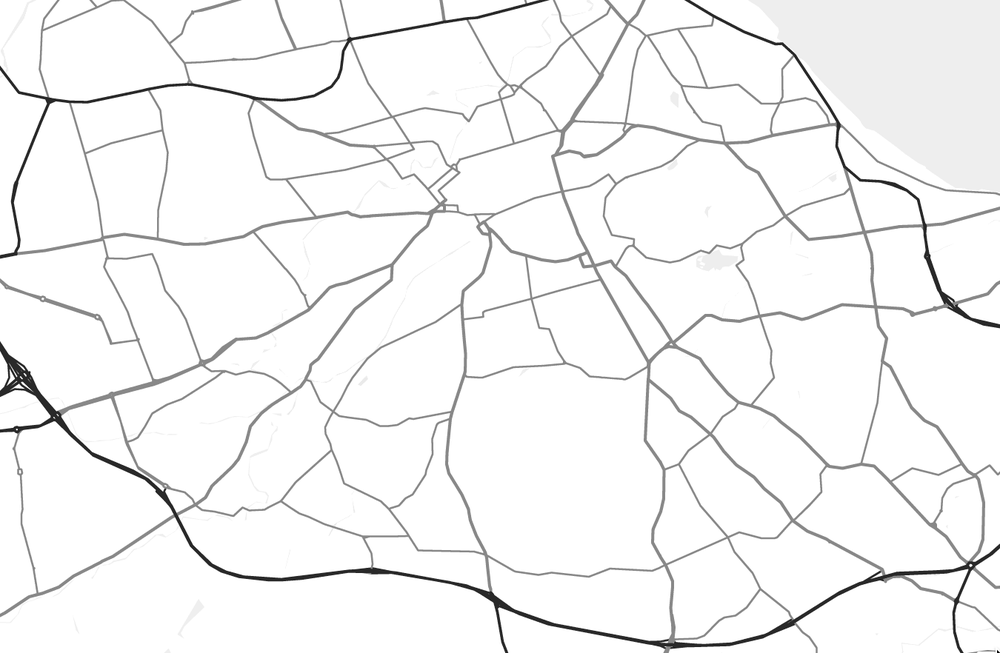
#> input picture edinburgh.png, 1000 x 653 px, shrunk from 1350 x 882 before the run
$ python main.py   (older library calls are emulated)
#> lines starting #> are read from the running program, lines starting #| are printed output that depends on the picture; after the words box and inside, x2 and y2 are one past the last pixel; in counts of white or black regions, pixels touching at a corner belong together
# Import the cv2 library
import cv2
import json
import numpy as np

# Read the image you want connected components of
src = cv2.imread('edinburgh.png')
#> src is the input picture: shape (653, 1000, 3); min 0, max 255, mean 244.7
# Convert to grayscale
src_grey = cv2.cvtColor(src, cv2.COLOR_BGR2GRAY)
# Threshold it so it becomes binary
ret, thresh = cv2.threshold(src_grey,0,255,cv2.THRESH_BINARY+cv2.THRESH_OTSU)
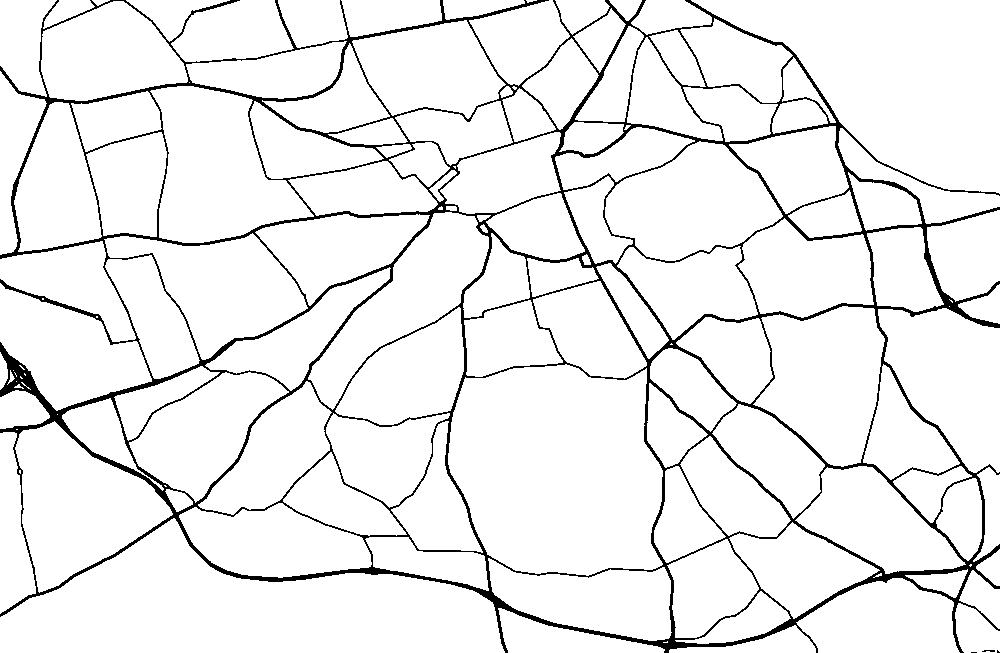
#> thresh: shape (653, 1000); 93.5% white; 4 black regions (2 under 20 px), largest, box (x1, y1, x2, y2) and area: (0, 0, 1000, 653) 42238, (982, 650, 995, 652) 20
#> ret = 188
# You need to choose 4 or 8 for connectivity type
connectivity = 4
# Perform the operation
output = cv2.connectedComponentsWithStats(thresh, connectivity, cv2.CV_32S)
# Get the results
# The first cell is the number of labels
num_labels = output[0]
#> num_labels = 140
# The second cell is the label matrix
labels = output[1]
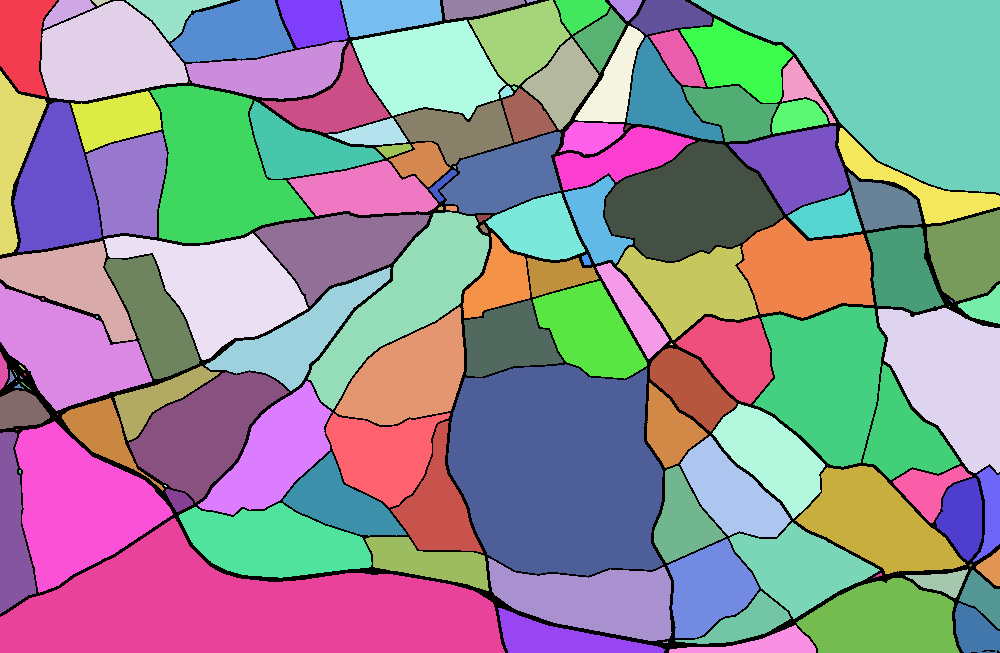
#> labels: shape (653, 1000) int32; 140 distinct labels, from 0 to 139; one colour per label, 0 black
# The third cell is the stat matrix
stats = output[2]
#> stats = 140 rows, first 6: [0, 0, 1000, 653, 42270], [0, 0, 57, 97, 3726], [43, 0, 52, 29, 741], [92, 0, 18, 6, 59], [41, 1, 147, 100, 10313], [126, 0, 104, 42, 1696]
# The fourth cell is the centroid matrix
centroids = output[3]
#> centroids = 140 pairs, first value 2.75 to 991, second value 0.526 to 644.5

data = []
for stat in stats:
    cv2.rectangle(labels, (stat[0], stat[1]), (stat[2] + stat[0], stat[3] + stat[1]), (0, 255, 0), 3)
    data.append({
        'x': np.asscalar(stat[0]),
        'y': np.asscalar(stat[1]),
        'width': np.asscalar(stat[2]),
        'height': np.asscalar(stat[3]),
    })
#> this loop made 140 passes
#> stat on passes 1 to 12: [0, 0, 1000, 653, 42270], [0, 0, 57, 97, 3726], [43, 0, 52, 29, 741], [92, 0, 18, 6, 59], [41, 1, 147, 100, 10313], [126, 0, 104, 42, 1696], [171, 0, 123, 62, 5477], [278, 0, 70, 48, 2571], [341, 0, 101, 37, 2850], [443, 0, 82, 20, 1062], [526, 0, 11, 3, 19], [469, 0, 101, 86, 5055]
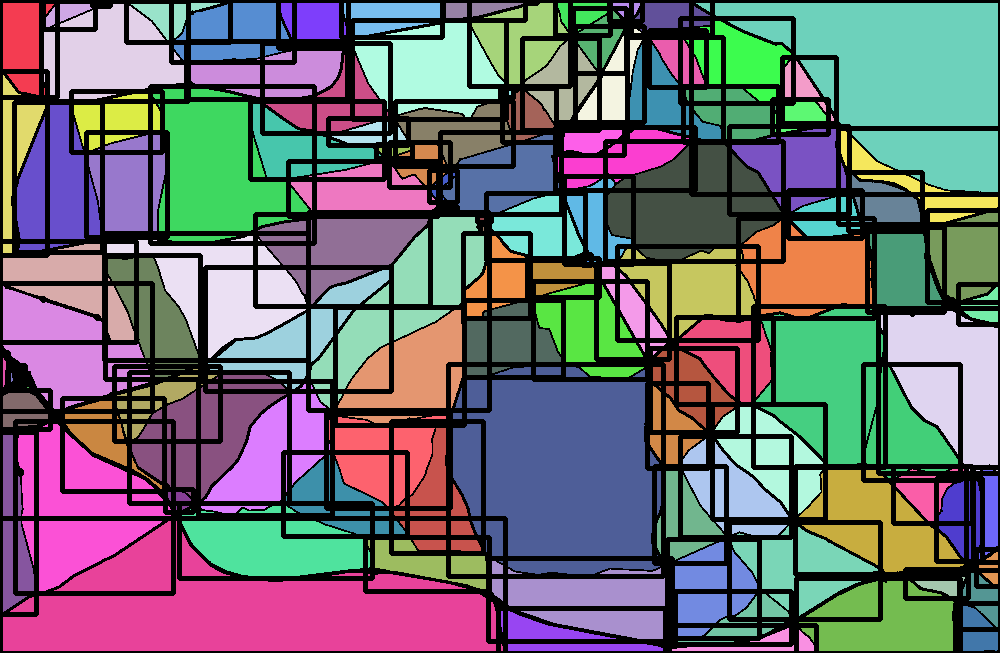
#> labels: shape (653, 1000) int32; 113 distinct labels, from 0 to 138; one colour per label, 0 black
#> after the loop, data = 140 items

for centroid in centroids:
    cv2.circle(labels, (int(centroid[0]), int(centroid[1])), 2, (255, 0, 0))
#> this loop made 140 passes
#> centroid on passes 1 to 12: [501.6, 323.6], [22.52, 41.81], [66.45, 10.56], [99.51, 1.54], [106.7, 54.89], [170.8, 12.56], [233.3, 32.33], [313.3, 20.82], [388.2, 14.53], [475.3, 6.92], [530.2, 0.526], [520.9, 39.14]
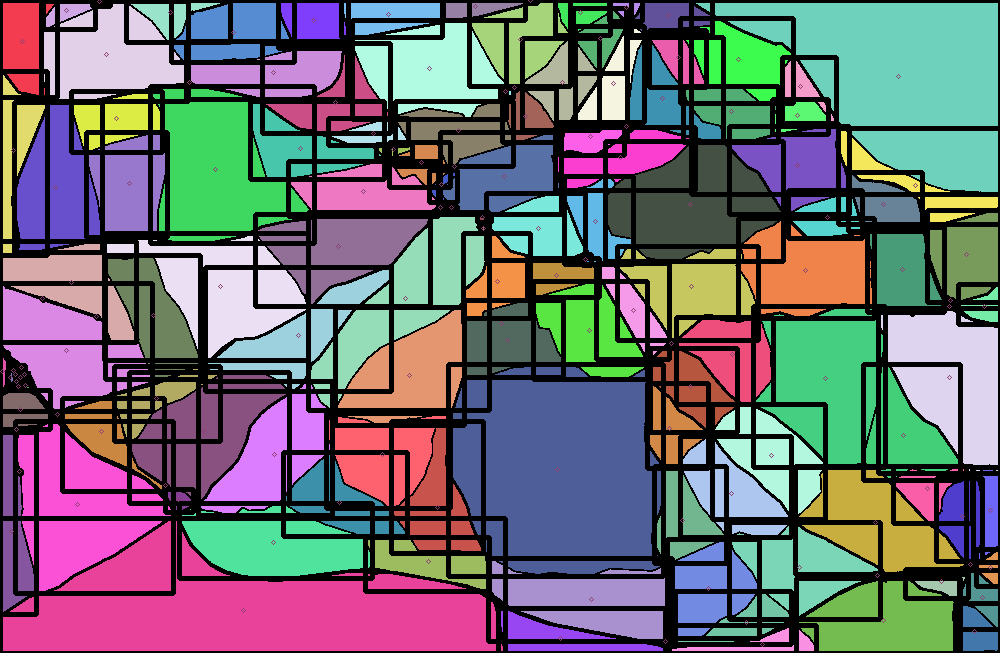
#> labels: shape (653, 1000) int32; 114 distinct labels, from 0 to 255; one colour per label, 0 black

cv2.imwrite('edinburgh.labels.png', labels)
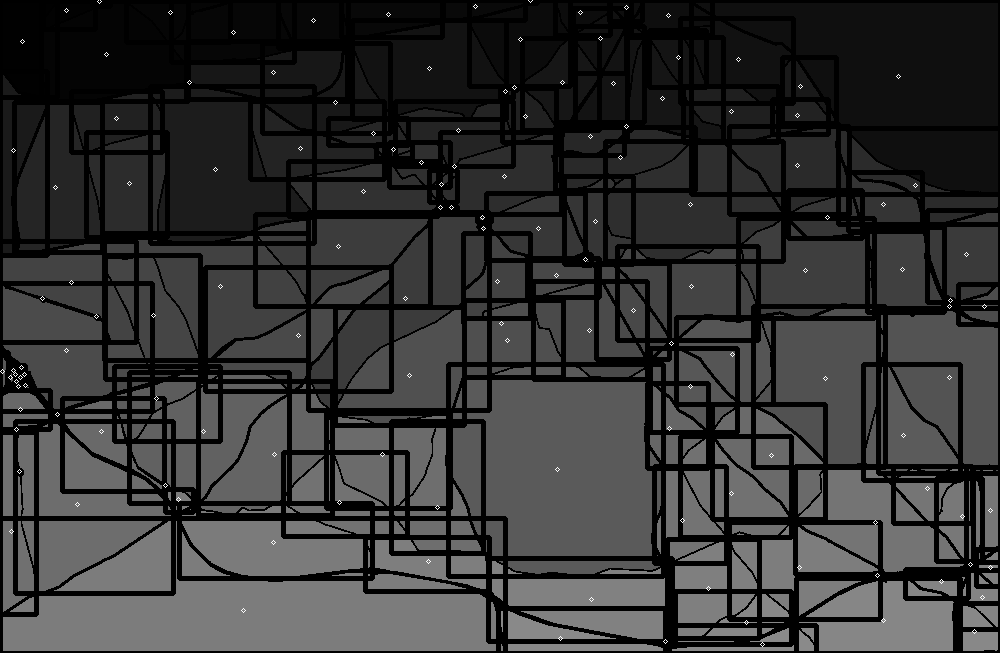
#> saved as edinburgh.labels.png: shape (653, 1000); min 0, max 255, mean 51.5
with open('edinburgh.labels.json', 'w') as f:
    json.dump(data, f, indent=4)
